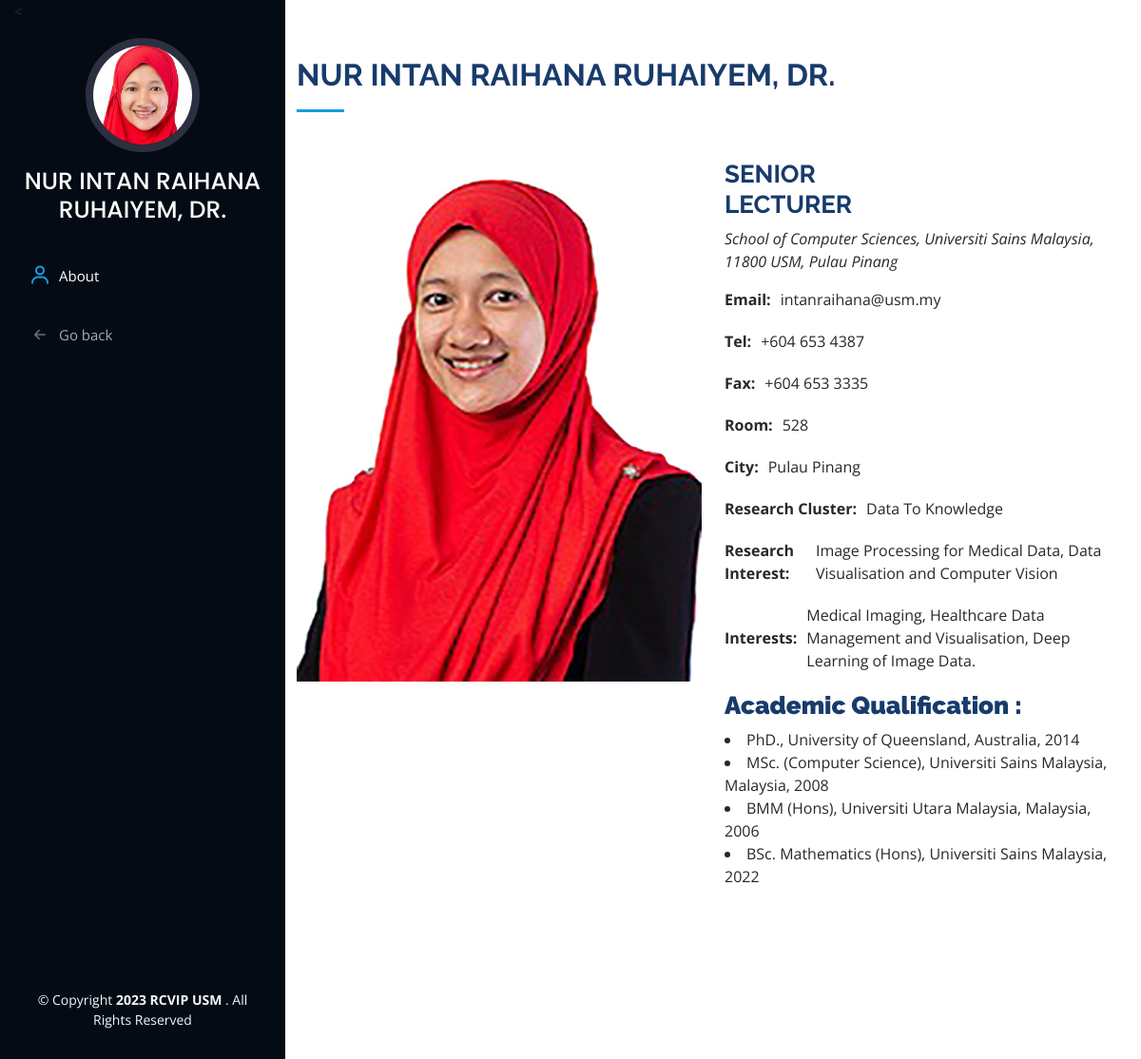
/team.php?x=2, run on the app's committed database.
### tables this page shows
CREATE TABLE `team` (
  `id_profile` int(11) NOT NULL,
  `title` varchar(500) NOT NULL,
  `team_position` varchar(50) NOT NULL,
  `position` varchar(200) NOT NULL,
  `university` varchar(200) NOT NULL,
  `email` varchar(200) NOT NULL,
  `tel` varchar(200) NOT NULL,
  `fax` varchar(200) NOT NULL,
  `room` varchar(200) NOT NULL,
  `city` varchar(200) NOT NULL,
  `research_cluster` varchar(500) NOT NULL,
  `research_interest` varchar(500) NOT NULL,
  `interests` varchar(500) NOT NULL,
  `academic_qualification` varchar(500) NOT NULL,
  `small_image` varchar(200) NOT NULL,
  `big_image` varchar(200) NOT NULL
);

### team.php (the view, shortened to what this page needs)
<?php
$conn = mysqli_connect($servername, $username, $password, $database);
?>
<!DOCTYPE html>
<html lang="en">
<head>
  <link href="assets2/vendor/aos/aos.css" rel="stylesheet">
  <link href="assets2/vendor/bootstrap/css/bootstrap.min.css" rel="stylesheet">
  <link href="assets2/vendor/bootstrap-icons/bootstrap-icons.css" rel="stylesheet">
  <link href="assets2/vendor/boxicons/css/boxicons.min.css" rel="stylesheet">
  <link href="assets2/vendor/glightbox/css/glightbox.min.css" rel="stylesheet">
  <link href="assets2/vendor/swiper/swiper-bundle.min.css" rel="stylesheet">
  <link href="assets/css/profile.css?ver=5" rel="stylesheet">
  <link rel="stylesheet" href="https://cdnjs.cloudflare.com/ajax/libs/font-awesome/4.7.0/css/font-awesome.min.css">
</head>
<body>
  <header id="header">
    <div class="d-flex flex-column">
   <div class="profile">
   <  <?php
          $id_profile = $_GET['x'];
          $sql = "SELECT * from team where id_profile = $id_profile";
          $result = mysqli_query($conn, $sql);
          while ($row = mysqli_fetch_assoc($result)) {
            echo "
        <p>$row[small_image]</p>
        <h2><class='text-center'>$row[title]</h2>
       " ;
}
?>
</div>
      <nav id="navbar" class="nav-menu navbar">
        <ul>
          <li><a href="#about" class="nav-link scrollto"><i class="bx bx-user"></i> <span>About</span></a></li>
         <li><a href = about.php > <i class = "bi bi-arrow-left-short"></i>Go back</a></li>
        </ul>
      </nav>
    </div>
  </header>
  <main id="main">
    <section id="about" class="about">
      <div class="container">
      <?php
      $id_profile = $_GET['x'];
          $sql = "SELECT * from team where id_profile = $id_profile";
          $result = mysqli_query($conn, $sql);
          while ($row = mysqli_fetch_assoc($result)) {
            echo "
        <div class='section-title'>
          <h2>$row[title]</h2>
        </div>
   <div class='row'>
          <div class='col-lg-6' data-aos='fade-right'>
          <div class ='img'>
           <p>$row[big_image]</p>
           </div>
          </div>
         <div class='col-lg-6 pt-4 pt-lg-0 content' class = 'position' data-aos='fade-left'>
         <div class = 'row'>
         <div class ='col'>
         <h3>$row[position]</h3>
         </div>
         <div class ='col right'> ";
         echo "
        </div>
        </div>
            <p class='fst-italic'>
           $row[university]
            </p>
            <div class='row'>
              <div class='col-lg-12'>
                <ul>
                  <li><strong>Email:</strong> <span>$row[email]</span></li>
                  <li><strong>Tel:</strong> <span>$row[tel]</span></li>
                  <li><strong>Fax:</strong> <span>$row[fax]</span></li>
                  <li><strong>Room:</strong> <span>$row[room]</span></li>
                  <li><strong>City:</strong> <span>$row[city]</span></li>
                  <li><strong>Research Cluster:</strong> <span>$row[research_cluster]</span></li>
                  <li><strong>Research Interest:</strong><span>$row[research_interest]</span></li>
                  <li><strong>Interests:</strong> <span>$row[interests]</span></li>
                </ul>
              </div>
              <br>
              <h3><strong>Academic Qualification :</strong></h3>
           $row[academic_qualification]
            </div>
          </div>
        </div>
      </div>
    </section>
    <section id='publications' class='publications'>
      <div class='container'>
        <div class='section-title'>
";
}
          ?>
        </div>
      </div>
    </section>
  </main>
    <footer id="footer">
      <div class="footer-top">
        <div class="container">
          <div class="copyright">
            <blockquote>
            &copy; Copyright <strong><span>2023 RCVIP USM </span></strong>. All Rights Reserved
          </div>
    </footer>
</body>
</html>

### assets/css/profile.css (style rules this page uses)
body { font-family: "Open Sans", sans-serif; color: #272829; }
a { color: #149ddd; text-decoration: none; }
h1, h2, h3, h4, h5, h6 { font-family: "Raleway", sans-serif; }
#header { position: fixed; top: 0; left: 0; bottom: 0; width: 300px; transition: all ease-in-out 0.5s; z-index: 9997; transition: all 0.5s; padding: 0 15px; background: #040b14; overflow-y: auto; }
#header .profile img { margin: 15px auto; display: block; width: 120px; border: 8px solid #2c2f3f; }
#header .profile h2 { font-size: 25px; color:#fcfcfc; margin: 0; padding: 0; font-weight: 10px; text-align: center; font-family: "Poppins", sans-serif; }
#main { margin-left: 300px; }
.nav-menu { padding: 30px 0 0 0; }
.nav-menu * { margin: 0; padding: 0; list-style: none; }
.nav-menu>ul>li { position: relative; white-space: nowrap; }
.nav-menu a, .nav-menu a:focus { display: flex; align-items: center; color: #a8a9b4; padding: 12px 15px; margin-bottom: 8px; transition: 0.3s; font-size: 15px; }
.nav-menu a i, .nav-menu a:focus i { font-size: 24px; padding-right: 8px; color: #6f7180; }
.nav-menu a:hover, .nav-menu .active, .nav-menu .active:focus, .nav-menu li:hover>a { text-decoration: none; color: #fff; }
.nav-menu a:hover i, .nav-menu .active i, .nav-menu .active:focus i, .nav-menu li:hover>a i { color: #149ddd; }
section { padding: 60px 0; overflow: hidden; }
.section-title { padding-bottom: 30px; }
.section-title h2 { font-size: 32px; font-weight: bold; margin-bottom: 20px; padding-bottom: 20px; position: relative; color: #173b6c; }
.section-title h2::after { content: ""; position: absolute; display: block; width: 50px; height: 3px; background: #149ddd; bottom: 0; left: 0; }
.about .content h3 { font-weight: 700; font-size: 26px; color: #173b6c; }
.about .content ul { list-style: none; padding: 0; }
.about .content ul li { margin-bottom: 20px; display: flex; align-items: center; }
.about .content ul strong { margin-right: 10px; }
.publications { padding-bottom: 30px; }
#footer { padding: 15px; color: #f4f6fd; font-size: 14px; position: fixed; left: 0; bottom: 0; width: 300px; z-index: 9999; background: #040b14; }
#footer .copyright { text-align: center; }

### data on the page
team: small_image (picture), title "NUR INTAN RAIHANA RUHAIYEM, DR.", big_image (picture), position "SENIOR LECTURER", university "School of Computer Sciences, Universiti Sains Malaysia, 11800 USM, Pulau Pinang", email "intanraihana@usm.my", tel "+604 653 4387", fax "+604 653 3335", room "528", city "Pulau Pinang", research_cluster "Data To Knowledge", research_interest "Image Processing for Medical Data, Data Visualisation and Computer Vision", interests "Medical Imaging, Healthcare Data Management and Visualisation, Deep Learning of Image Data.", academic_qualification "PhD., University of Queensland, Australia, 2014 MSc. (Computer Science), Universiti Sains Malaysia, Malaysia, 2008 BMM (Hons), Universiti Utara Malaysia, Malaysia, 2006 BSc. Mathematics (Hons), Universiti Sains Malaysia, 2022"
